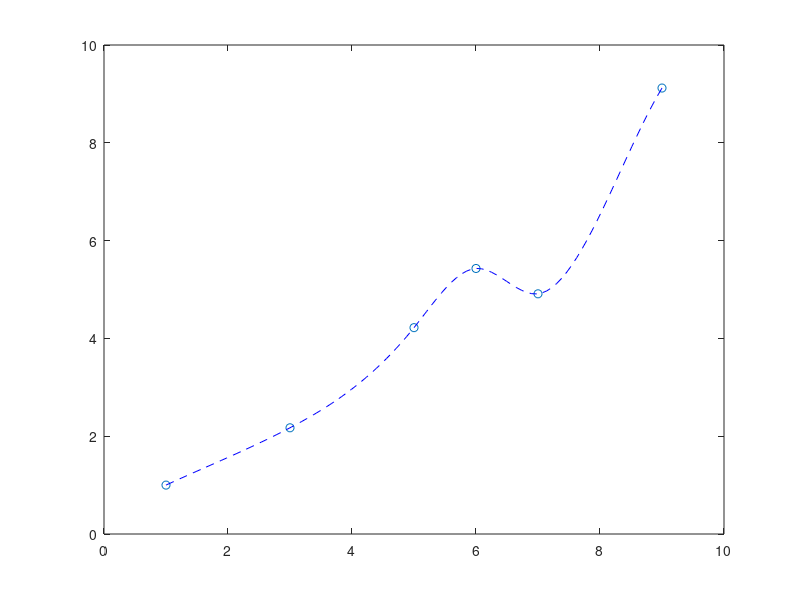

Source code (MATLAB):
x = [1 3 5 6 7 9];
y = [1.0 2.172 4.22 5.43 4.912 9.12];
f = 0.0185*x.^5-0.444*x.^4+3.9125*x.^3-15.456*x.^2+27.069*x-14.1;
x1 = linspace(1,9);


s1 = (y(2)-y(1))/(x(2)-x(1));
s2 = (y(6)-y(5))/(x(6)-x(5));

yc = [s1 f s2];
yyc=spline(x,yc,x1);

plot(x,y,'o', x1, yyc,'b--');